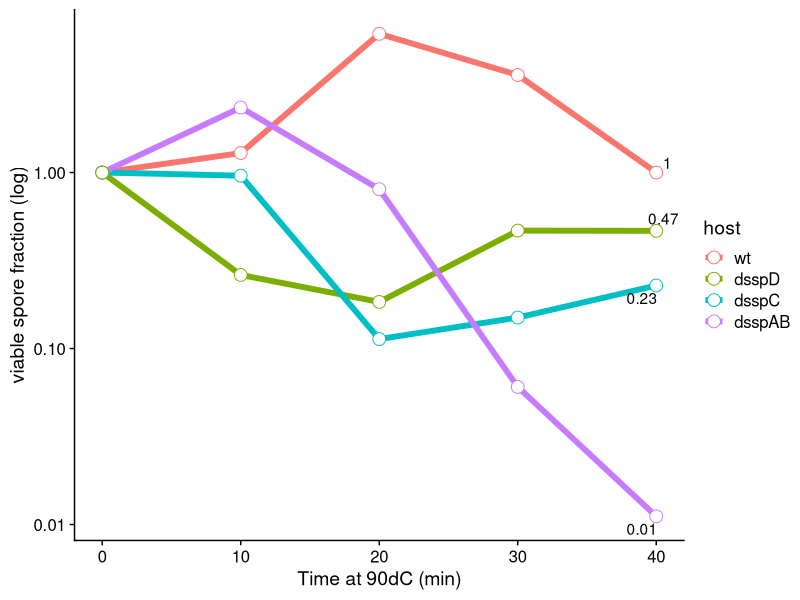
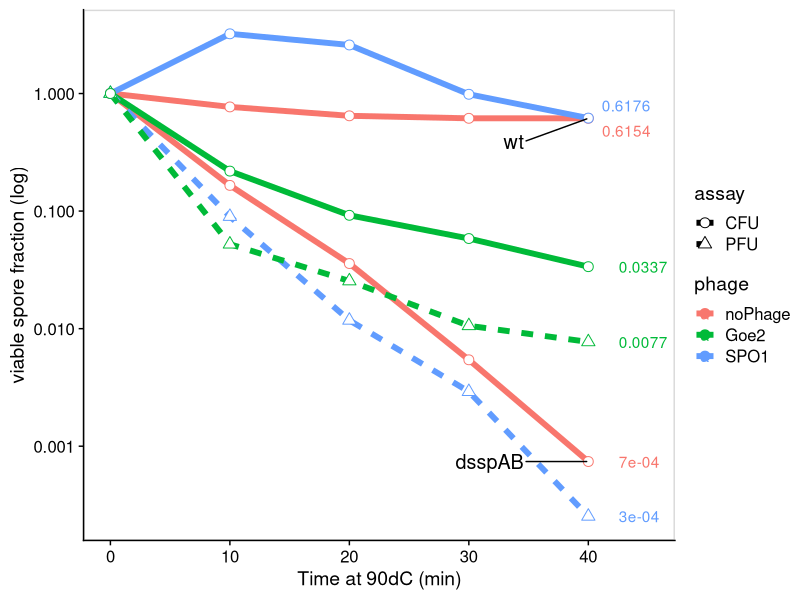
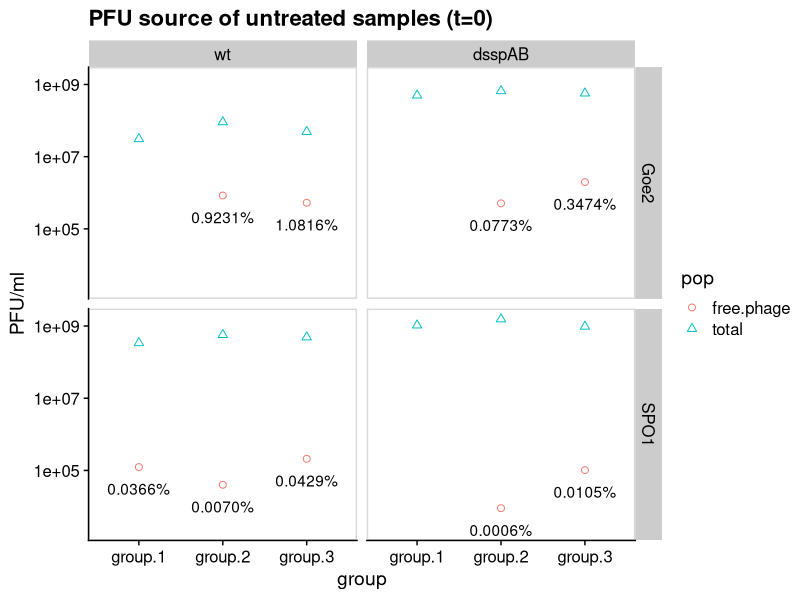
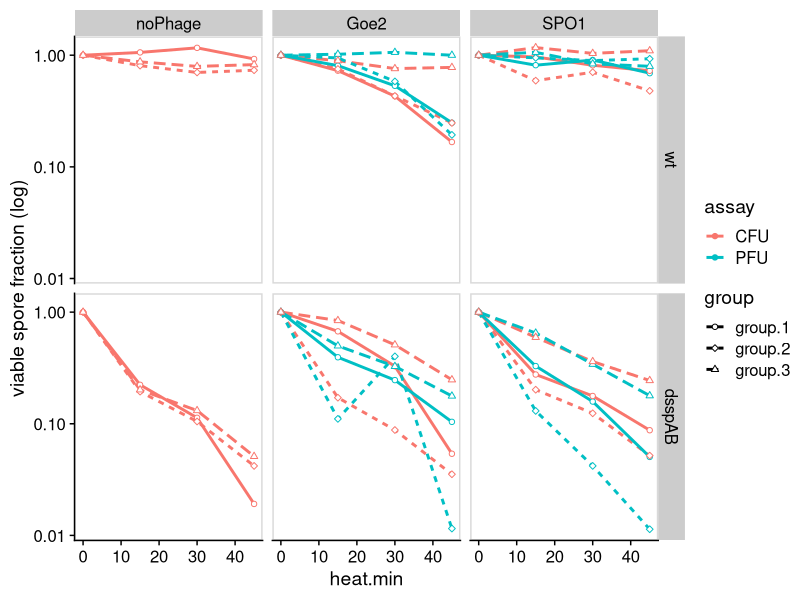
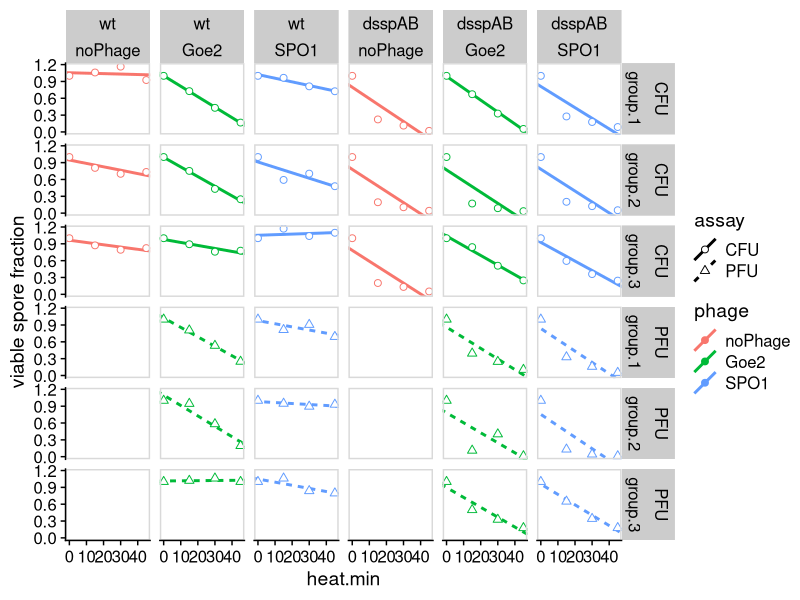
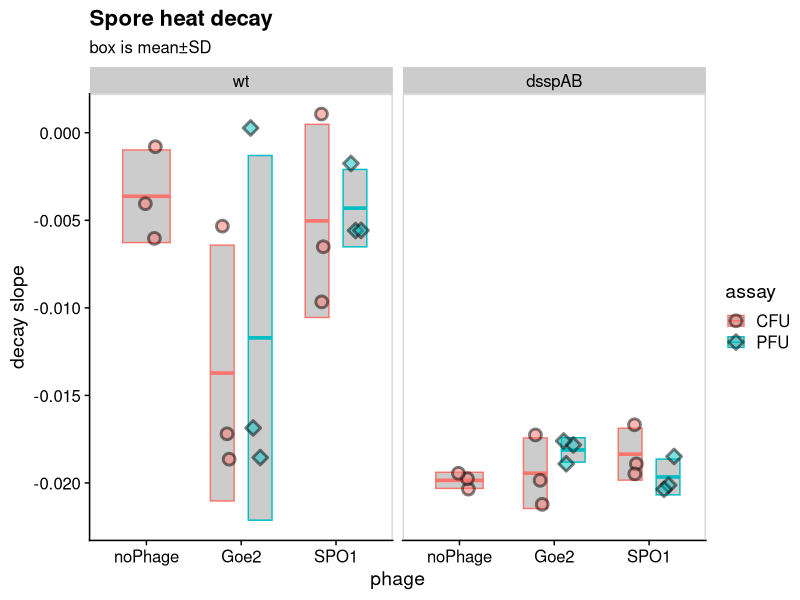

R code for these plots, in order:
## ---- chunk 1
library(tidyverse, quietly = T)
library(broom)
library(cowplot, quietly = T)
library(here)
library(ggrepel)
# set_here("../")

## ---- chunk 2
d <- read_csv(here("data","ssp_data.csv"))
## ---- chunk 3
d%>%
  mutate(host=fct_rev(host))%>%
  filter(!filter)%>%
  filter(date==20200118)%>%
  #there are 4 rows with data marked as "TMC" (=Too Many to Count) 
  # these are coerced into NA
  mutate(counts=as.numeric(counts ))%>%
  mutate(no.ml = counts/(dilution*ml.plated))%>%
  # group_by(host)%>%
  mutate(perc = no.ml/no.ml[heat.min==0])%>%
  ggplot(aes(x=heat.min, y=perc))+
    # geom_smooth(aes(color=host),method = "lm", se=F, size=2)+
    geom_line(aes(color=host), size=2)+
    geom_point(aes(color=host),size=4, shape=21, fill="white")+
    geom_text_repel(data=.%>%filter(heat.min>35),aes(label=perc%>%round(digits = 2)))+
  scale_y_log10()+
  theme_cowplot()+
  ylab("viable spore fraction (log)")+
  xlab("Time at 90dC (min)")
## ---- chunk 4
d%>%
  mutate(phage=fct_relevel(phage,c("noPhage","Goe2", "SPO1")))%>%
  mutate(host=fct_rev(host))%>%
  filter(host=="wt"|host=="dsspAB")%>%
  filter(date!=20200118)%>%
  filter(!filter)%>%
  filter(group=="preliminary")%>%
  #there are 4 rows with data marked as "TMC" (=Too Many to Count) 
  # these are coerced into NA
  mutate(counts=as.numeric(counts ))%>%
  mutate(no.ml = counts/(dilution*ml.plated))%>%
  group_by(host,phage,assay, date)%>%
  mutate(perc = no.ml/no.ml[heat.min==0])%>%
  ggplot(aes(x=heat.min, y=perc))+
    geom_line(aes(group=interaction(date,assay, host),color=phage, linetype=assay), size=2)+
    geom_point(aes(group=interaction(date,assay, host),color=phage, shape=assay), size=3, fill="white")+
  scale_y_log10()+
  scale_shape_manual(values = c(21,24))+
      geom_text_repel(data=.%>%filter(heat.min>35),aes(x=heat.min+2,label=perc%>%round(digits = 4),color=phage), xlim = c(40, NA) )+
    geom_text_repel(data=.%>%filter(heat.min>35 & phage=="noPhage"),aes(label=host),size=5,xlim = c(NA,35), ylim = c(NA,log10(0.5)))+
  theme_cowplot()+
  panel_border()+
  ylab("viable spore fraction (log)")+
  xlab("Time at 90dC (min)")+
  xlim(0,45)
## ---- chunk 5
d%>%
  mutate(phage=fct_relevel(phage,c("noPhage","Goe2", "SPO1")))%>%
  mutate(host=fct_rev(host))%>%
  filter(host=="wt"|host=="dsspAB")%>%
  filter(group!="preliminary")%>%
  filter(heat.min==0)%>%
  filter(assay=="PFU")%>%
  #there are 4 rows with data marked as "TMC" (=Too Many to Count) 
  # these are coerced into NA
  mutate(counts=as.numeric(counts))%>%
  mutate(no.ml = counts/(dilution*ml.plated))%>%
  pivot_wider(id_cols = c("host","phage","group"), names_from="filter", values_from="no.ml")%>%
  rename(free.phage=`TRUE`, total=`FALSE`)%>%
    mutate(perc.free=scales::percent(free.phage/total))%>%
  ggplot(aes(x=group))+
  geom_point(data = .%>%pivot_longer(c("total", "free.phage"),names_to="pop" , values_to="PFU.ml"), aes(y=PFU.ml, color=pop, shape=pop),size=2)+
  geom_text(aes(label=perc.free, y=free.phage/4))+
  scale_y_log10()+
  facet_grid(phage~host)+
  theme_cowplot()+
  scale_shape_manual(values = c(21,24))+
  panel_border()+
  ylab("PFU/ml")+
  ggtitle("PFU source of untreated samples (t=0)")
## ---- chunk 6
d%>%
  mutate(phage=fct_relevel(phage,c("noPhage","Goe2", "SPO1")))%>%
  mutate(host=fct_rev(host))%>%
  filter(host=="wt"|host=="dsspAB")%>%
  filter(!filter)%>%
  filter(group!="preliminary")%>%
  #there are 4 rows with data marked as "TMC" (=Too Many to Count) 
  # these are coerced into NA
  mutate(counts=as.numeric(counts ))%>%
  mutate(no.ml = counts/(dilution*ml.plated))%>%
  group_by(host,phage,assay, group)%>%
  mutate(perc = no.ml/no.ml[heat.min==0])%>%
  ggplot(aes(x=heat.min, y=perc))+
    geom_line(aes(color=assay, linetype=group),size=1)+
    geom_point(aes(color=assay, shape=group), size=1.5, fill="white")+
  scale_y_log10()+
  scale_shape_manual(values = c(21,23,24))+
    facet_grid(host~phage)+
  theme_cowplot()+
  panel_border()+
  ylab("viable spore fraction (log)")
## ---- chunk 7

## ---- chunk 8
d.lm <- 
d%>%
  mutate(phage=fct_relevel(phage,c("noPhage","Goe2", "SPO1")))%>%
  mutate(host=fct_rev(host))%>%
  filter(host=="wt"|host=="dsspAB")%>%
  filter(!filter)%>%
  filter(group!="preliminary")%>%
  #there are 4 rows with data marked as "TMC" (=Too Many to Count) 
  # these are coerced into NA
  mutate(counts=as.numeric(counts ))%>%
  mutate(no.ml = counts/(dilution*ml.plated))%>%
  group_by(host,phage,assay, group)%>%
  mutate(perc = no.ml/no.ml[heat.min==0]) %>%
   do(tidy(lm(perc~heat.min,.)))
  
  d.lm.estimates <- 
    d.lm%>%
    select(host,phage,assay,group,term,estimate)%>%
    pivot_wider(names_from = term, values_from = estimate)%>%
    rename(slope=heat.min, intercept=`(Intercept)`)
  
  
  d.slopes <- 
    filter(d.lm,term=="heat.min")

  d.lm
## ---- chunk 9
d%>%
  mutate(phage=fct_relevel(phage,c("noPhage","Goe2", "SPO1")))%>%
  mutate(host=fct_rev(host))%>%
  filter(host=="wt"|host=="dsspAB")%>%
  filter(!filter)%>%
  filter(group!="preliminary")%>%
  #there are 4 rows with data marked as "TMC" (=Too Many to Count) 
  # these are coerced into NA
  mutate(counts=as.numeric(counts ))%>%
  mutate(no.ml = counts/(dilution*ml.plated))%>%
  group_by(host,phage,assay, group)%>%
  mutate(perc = no.ml/no.ml[heat.min==0])%>%
  ggplot(aes(x=heat.min, y=perc))+
    geom_abline(data=d.lm.estimates,
                aes(slope=slope, intercept=intercept,
                    color=phage, linetype=assay),size=1)+
    geom_point(aes(color=phage, shape=assay), size=2, fill="white")+
  # scale_y_log10()+
  scale_shape_manual(values = c(21,24))+
    facet_grid(assay+group~host+phage)+
  theme_cowplot()+
  panel_border()+
  ylab("viable spore fraction")
## ---- chunk 10

sum.slopes <- 
d.slopes%>%
  group_by(host, phage,assay)%>%
  summarise(slope=mean(estimate), ymin=slope-sd(estimate), ymax=slope+sd(estimate))%>%
  rename(estimate=slope)

d.slopes%>%
  ggplot(aes(x=phage, y=estimate))+
  geom_crossbar(data=sum.slopes, aes(ymin=ymin, ymax=ymax, color=assay), fill="grey80", position = position_dodge(width=.8), width=.5)+
  geom_point(aes(fill=assay, shape=assay),size=3, alpha=0.5,stroke=1.5,
             position = position_jitterdodge(jitter.width = 0.2,
                                            jitter.height = 0))+
  scale_shape_manual(values = c(21,23))+
  theme_cowplot()+
  panel_border()+
  facet_wrap(~host,nrow = 1)+
  ylab("decay slope")+
  ggtitle("Spore heat decay","box is mean±SD")
  
## ---- chunk 11
  aov(estimate~host+phage+assay+group, d.slopes)%>%
  summary(.)
